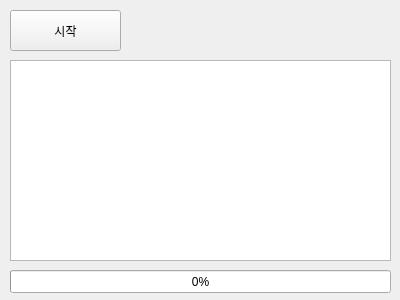
<?xml version="1.0" encoding="UTF-8"?>
<ui version="4.0">
 <class>Form</class>
 <widget class="QWidget" name="Form">
  <property name="geometry">
   <rect>
    <x>0</x>
    <y>0</y>
    <width>400</width>
    <height>300</height>
   </rect>
  </property>
  <property name="maximumSize">
   <size>
    <width>400</width>
    <height>300</height>
   </size>
  </property>
  <property name="windowTitle">
   <string>Form</string>
  </property>
  <widget class="QPushButton" name="btnStart">
   <property name="geometry">
    <rect>
     <x>10</x>
     <y>10</y>
     <width>111</width>
     <height>41</height>
    </rect>
   </property>
   <property name="text">
    <string>시작</string>
   </property>
  </widget>
  <widget class="QTextBrowser" name="txbLog">
   <property name="geometry">
    <rect>
     <x>10</x>
     <y>60</y>
     <width>381</width>
     <height>201</height>
    </rect>
   </property>
  </widget>
  <widget class="QProgressBar" name="pgbTask">
   <property name="geometry">
    <rect>
     <x>10</x>
     <y>270</y>
     <width>381</width>
     <height>23</height>
    </rect>
   </property>
   <property name="value">
    <number>0</number>
   </property>
  </widget>
 </widget>
 <resources/>
 <connections/>
</ui>
